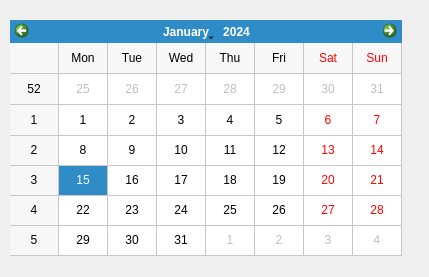
<?xml version="1.0" encoding="UTF-8"?>
<ui version="4.0">
 <class>Dialog</class>
 <widget class="QDialog" name="Dialog">
  <property name="geometry">
   <rect>
    <x>0</x>
    <y>0</y>
    <width>429</width>
    <height>277</height>
   </rect>
  </property>
  <property name="windowTitle">
   <string>Dialog</string>
  </property>
  <widget class="QCalendarWidget" name="calendarWidget">
   <property name="geometry">
    <rect>
     <x>10</x>
     <y>20</y>
     <width>392</width>
     <height>236</height>
    </rect>
   </property>
   <property name="maximumDate">
    <date>
     <year>2050</year>
     <month>12</month>
     <day>31</day>
    </date>
   </property>
   <property name="gridVisible">
    <bool>true</bool>
   </property>
  </widget>
 </widget>
 <resources/>
 <connections/>
</ui>
